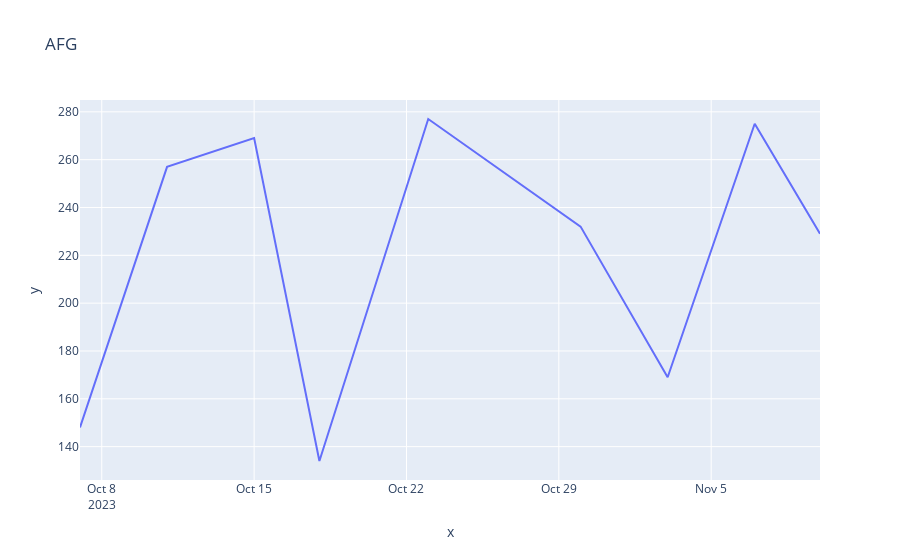
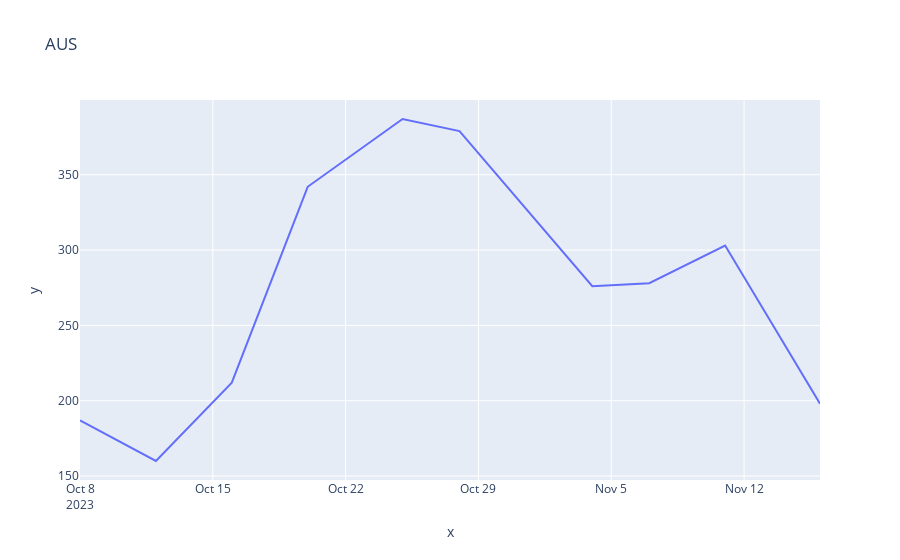
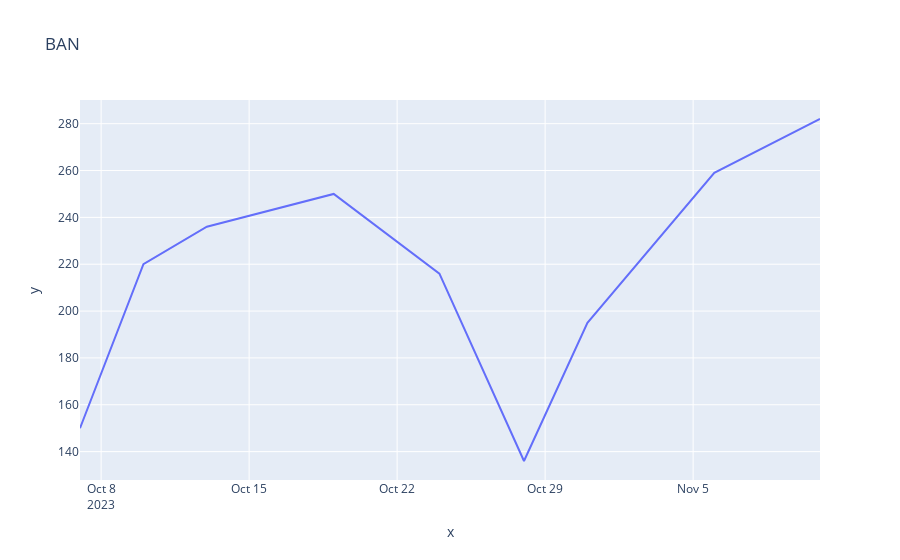
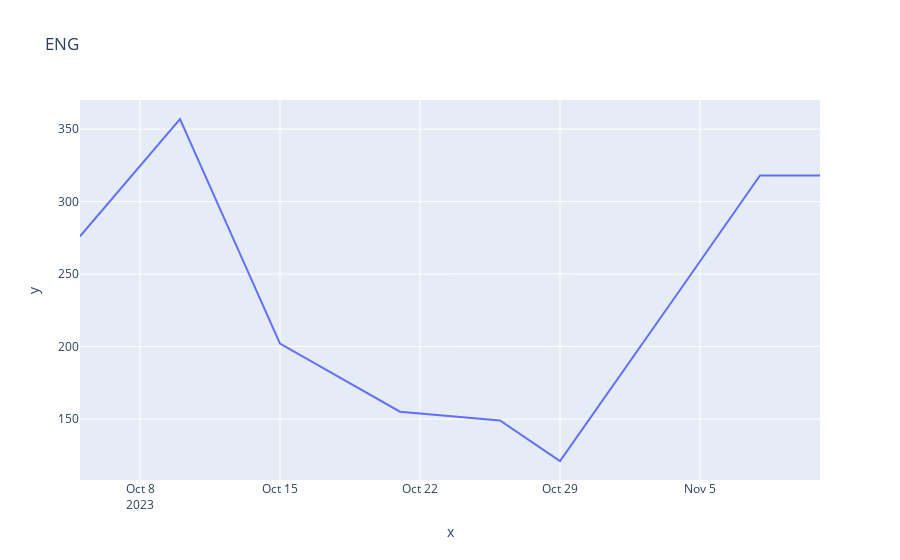

Write notebook code for charts like these, in order.
### Code cell
for i in teams:
    data=df_bat[df_bat['team']==i].groupby(['start_date'])['runs'].sum()
    fig=plotly.express.line(x=data.index.get_level_values('start_date'),y=data,title=i)
    data2=df_bat[df_bat['team']==i].groupby(['start_date'])['runs'].rolling(2).sum()
    plotly.express.line(x=data2.index.get_level_values('start_date'),y=data2,title=i)
    fig.show()

### Figure 1 — Plotly figure (JSON) as saved in the notebook; plotly's stock layout.template omitted (floating-point values rounded to 4 significant figures)
{"data": [{"hovertemplate": "x=%{x}<br>y=%{y}<extra></extra>", "legendgroup": "", "line": {"color": "#636efa", "dash": "solid"}, "marker": {"symbol": "circle"}, "mode": "lines", "name": "", "orientation": "v", "showlegend": false, "type": "scatter", "x": ["2023-10-07T00:00:00", "2023-10-11T00:00:00", "2023-10-15T00:00:00", "2023-10-18T00:00:00", "2023-10-23T00:00:00", "2023-10-30T00:00:00", "2023-11-03T00:00:00", "2023-11-07T00:00:00", "2023-11-10T00:00:00"], "xaxis": "x", "y": [148, 257, 269, 134, 277, 232, 169, 275, 229], "yaxis": "y"}], "layout": {"legend": {"tracegroupgap": 0}, "title": {"text": "AFG"}, "xaxis": {"anchor": "y", "domain": [0, 1], "title": {"text": "x"}}, "yaxis": {"anchor": "x", "domain": [0, 1], "title": {"text": "y"}}}}

### Figure 2 — Plotly figure (JSON) as saved in the notebook; plotly's stock layout.template omitted (floating-point values rounded to 4 significant figures)
{"data": [{"hovertemplate": "x=%{x}<br>y=%{y}<extra></extra>", "legendgroup": "", "line": {"color": "#636efa", "dash": "solid"}, "marker": {"symbol": "circle"}, "mode": "lines", "name": "", "orientation": "v", "showlegend": false, "type": "scatter", "x": ["2023-10-08T00:00:00", "2023-10-12T00:00:00", "2023-10-16T00:00:00", "2023-10-20T00:00:00", "2023-10-25T00:00:00", "2023-10-28T00:00:00", "2023-11-04T00:00:00", "2023-11-07T00:00:00", "2023-11-11T00:00:00", "2023-11-16T00:00:00"], "xaxis": "x", "y": [187, 160, 212, 342, 387, 379, 276, 278, 303, 198], "yaxis": "y"}], "layout": {"legend": {"tracegroupgap": 0}, "title": {"text": "AUS"}, "xaxis": {"anchor": "y", "domain": [0, 1], "title": {"text": "x"}}, "yaxis": {"anchor": "x", "domain": [0, 1], "title": {"text": "y"}}}}

### Figure 3 — Plotly figure (JSON) as saved in the notebook; plotly's stock layout.template omitted (floating-point values rounded to 4 significant figures)
{"data": [{"hovertemplate": "x=%{x}<br>y=%{y}<extra></extra>", "legendgroup": "", "line": {"color": "#636efa", "dash": "solid"}, "marker": {"symbol": "circle"}, "mode": "lines", "name": "", "orientation": "v", "showlegend": false, "type": "scatter", "x": ["2023-10-07T00:00:00", "2023-10-10T00:00:00", "2023-10-13T00:00:00", "2023-10-19T00:00:00", "2023-10-24T00:00:00", "2023-10-28T00:00:00", "2023-10-31T00:00:00", "2023-11-06T00:00:00", "2023-11-11T00:00:00"], "xaxis": "x", "y": [150, 220, 236, 250, 216, 136, 195, 259, 282], "yaxis": "y"}], "layout": {"legend": {"tracegroupgap": 0}, "title": {"text": "BAN"}, "xaxis": {"anchor": "y", "domain": [0, 1], "title": {"text": "x"}}, "yaxis": {"anchor": "x", "domain": [0, 1], "title": {"text": "y"}}}}

### Figure 4 — Plotly figure (JSON) as saved in the notebook; plotly's stock layout.template omitted (floating-point values rounded to 4 significant figures)
{"data": [{"hovertemplate": "x=%{x}<br>y=%{y}<extra></extra>", "legendgroup": "", "line": {"color": "#636efa", "dash": "solid"}, "marker": {"symbol": "circle"}, "mode": "lines", "name": "", "orientation": "v", "showlegend": false, "type": "scatter", "x": ["2023-10-05T00:00:00", "2023-10-10T00:00:00", "2023-10-15T00:00:00", "2023-10-21T00:00:00", "2023-10-26T00:00:00", "2023-10-29T00:00:00", "2023-11-04T00:00:00", "2023-11-08T00:00:00", "2023-11-11T00:00:00"], "xaxis": "x", "y": [276, 357, 202, 155, 149, 121, 239, 318, 318], "yaxis": "y"}], "layout": {"legend": {"tracegroupgap": 0}, "title": {"text": "ENG"}, "xaxis": {"anchor": "y", "domain": [0, 1], "title": {"text": "x"}}, "yaxis": {"anchor": "x", "domain": [0, 1], "title": {"text": "y"}}}}
